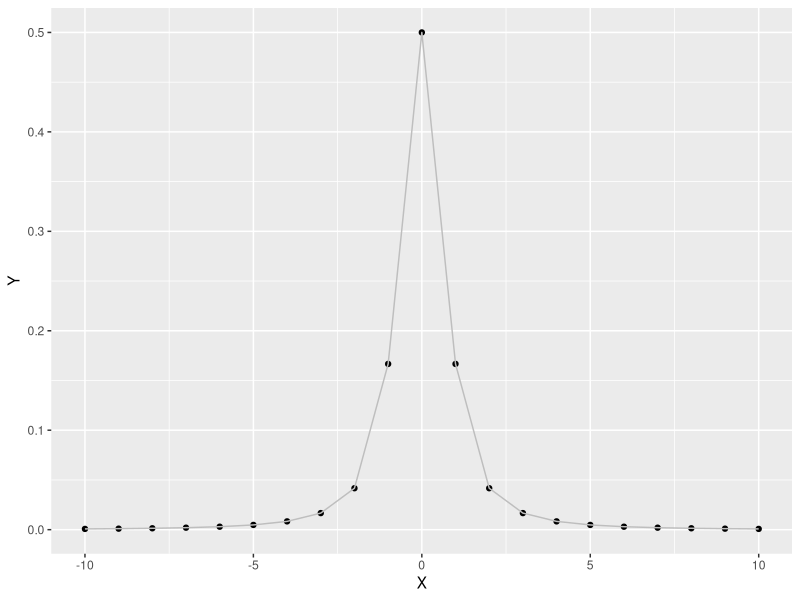
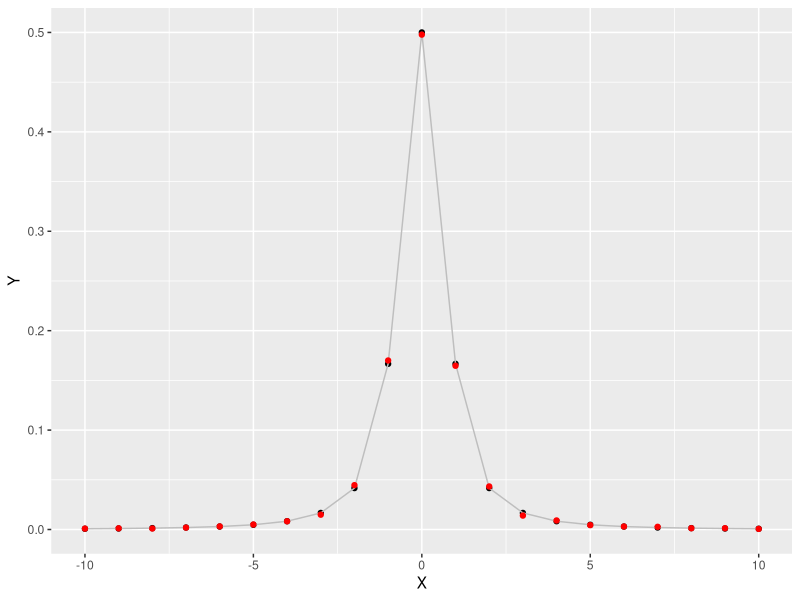
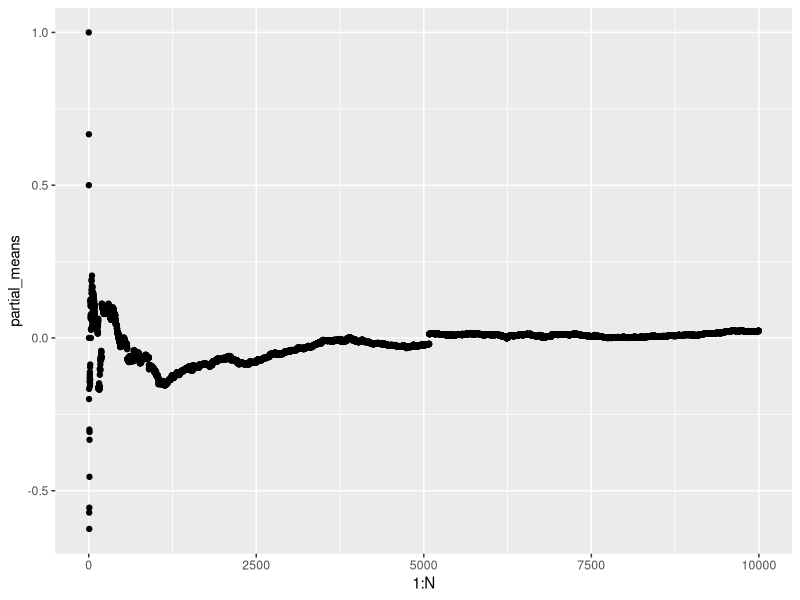
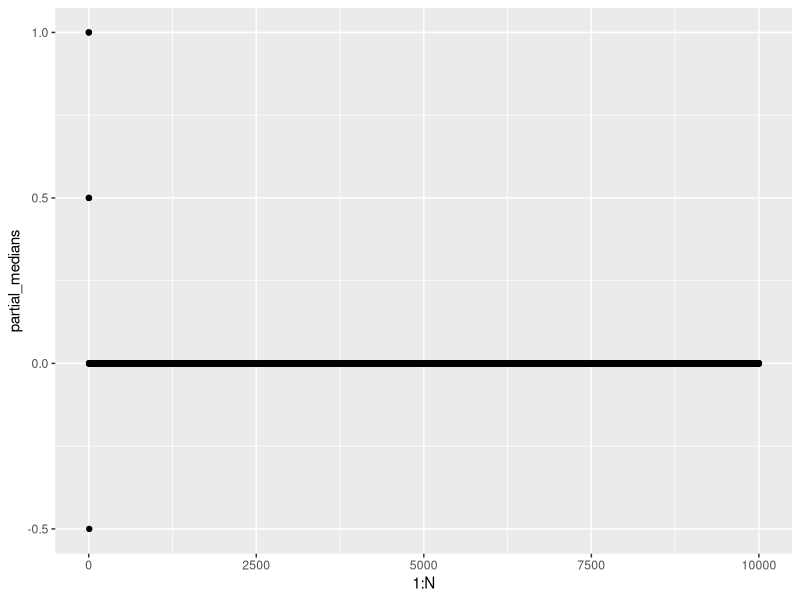

R code for these plots, in order:
library(ggplot2)

f <- function(k) {
  ifelse(k == 0, 1/2, 1/(abs(k) * (abs(k) + 1) * (abs(k) + 2)))
}

X <- -10:10
Y <- sapply(X, f)
ggplot() + geom_point(aes(x = X, y = Y)) + geom_line(aes(x = X, y = Y), colour = "grey")

sample_from_Y <- function(unused) {
  u <- runif(1, 0, 1)
  sign <- 1
  if (u < 1/4) {
    sign <- sign * (-1)
  }
  else if (u > 1/2) {
    return (0)
  }

  v <- runif(1, 0, 1/4)
  temp <- 0
  k <- 1
  while (TRUE) {
    temp <- temp + f(k)
    if (temp >= v) {
      return (sign * k)
    }
    k <- k + 1
  }
}

N <- 10000
values <- sapply(1:N, sample_from_Y)
Y_sampled <- sapply(-10:10, function (i) length(values[values == i])) / N
ggplot() + geom_point(aes(x = X, y = Y)) + geom_line(aes(x = X, y = Y), colour = "grey") + geom_point(aes(x = X, y = Y_sampled), colour = "red")

partial_means <- cumsum(values) / (1:N)
ggplot() + geom_point(aes(x = 1:N, y = partial_means))

partial_medians <- sapply(1:N, function(i) {median(values[1:i])})
ggplot() + geom_point(aes(x = 1:N, y = partial_medians))
